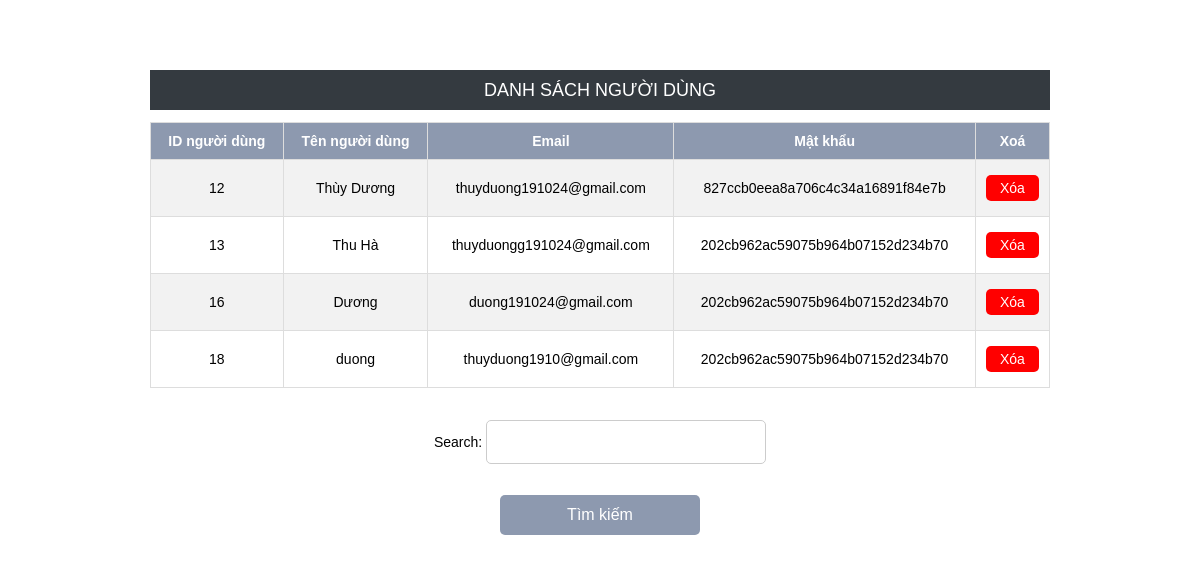
The app's page /admin/ql_ngdung.php with its own data.
### tables this page shows
CREATE TABLE `nguoidung` (
  `id_nguoidung` int(11) NOT NULL,
  `hoten` varchar(255) NOT NULL,
  `email` varchar(255) NOT NULL,
  `matkhau` varchar(255) NOT NULL
);

### admin/ql_ngdung.php (the view, shortened to what this page needs)
<!DOCTYPE html>
<html>
<head>
    <link rel="stylesheet" type="text/css" href="../css/ad.css">
</head>
<body>
    <div class="main-content">
        <?php
        $link = new mysqli('localhost','root','','review') or die ('Ket noi that bai');
        ?>
        <h1>DANH SÁCH NGƯỜI DÙNG</h1>
        <table align="center">
            <tr>
                <th class="th1">ID người dùng</th>
                <th class="th2">Tên người dùng</th>
                <th class="th3">Email</th>
                <th class="th4">Mật khẩu</th>
                <th class="th5">Xoá</th>
            </tr>
            <?php
            $query = "SELECT * FROM NguoiDung";
            $result = mysqli_query($link, $query);
            if(mysqli_num_rows($result) <> 0) {
                while($r = mysqli_fetch_assoc($result)) {
                    $makh = $r['id_nguoidung'];
                    $tenkh = $r['hoten'];
                    $email = $r['email'];
                    $pass = $r['matkhau'];
                    echo "<tr>";
                    echo "<td align='center'>$makh</td>";
                    echo "<td align='center'>$tenkh</td>";
                    echo "<td align='center'>$email</td>";
                    echo "<td align='center'>$pass</td>";
                    echo "<td align='center'><a href='xoa_nguoidung.php?id_nguoidung=$makh' class='delete-btn' onclick='return confirmDelete($makh)'>Xóa</a></td>";
                    echo "</tr>";
                }
            }
            ?>
        </table>
        <br/> <br/>
        <div align="center">
            <form action="ql_ngdung.php" method="get">
                Search: <input type="text" name="search" /> <br> <br>
                <input type="submit" name="OK" value="Tìm kiếm"/>
            </form>
        </div>
    </div>
</body>
</html>

### css/ad.css (style rules this page uses)
body { font-family: arial; padding: 0; margin: 0; font-size: 14px; }
h1 { text-align: center; }
.main-content { margin-left: auto; margin-right: auto; width: 900px; }
.main-content h1 { margin-top: 70px; text-align: center; background: #343a40; color: #fff; font-size: 18px; font-weight: normal; line-height: 40px; padding: 0 10px; }
form { width: 100%; max-width: 400px; margin: 0 auto; text-align: center; }
input[type="text"] { width: 100%; padding: 12px; margin-bottom: 15px; border: 1px solid #ccc; border-radius: 5px; box-sizing: border-box; font-size: 16px; }
input[type="submit"] { background-color: #8d99af; color: white; cursor: pointer; width: 100%; height: 40px; border-radius: 5px; border: none; font-size: 16px; }
table { border-collapse: collapse; width: 95%; max-width: 1000px; margin: 0 auto; }
th, td { border: 1px solid #ddd; padding: 8px; text-align: center; }
th { background-color: #8d99af; color: white; }
tr:nth-child(even) { background-color: #f2f2f2; }
.delete-btn { color: white; background-color: #df0e0e; padding: 5px 10px; border-radius: 5px; text-decoration: none; transition: background-color 0.3s ease; }
input[type="text"] { width: 70%; padding: 12px; margin-bottom: 15px; border: 1px solid #ccc; border-radius: 5px; box-sizing: border-box; font-size: 16px; }
input[type="submit"] { background-color: #8d99af; color: white; cursor: pointer; width: 200px; height: 40px; border-radius: 5px; border: none; }
table { width: 100%; border-collapse: collapse; }
th, td { padding: 10px; text-align: center; }
.approve-btn, .delete-btn { text-decoration: none; padding: 5px 10px; border-radius: 5px; color: white; display: block; margin: 5px 0; }
.delete-btn { background-color: red; }

### records on screen
nguoidung: id_nguoidung "12", hoten "Thùy Dương", email "thuyduong191024@gmail.com", matkhau "827ccb0eea8a706c4c34a16891f84e7b"
nguoidung: id_nguoidung "13", hoten "Thu Hà", email "thuyduongg191024@gmail.com", matkhau "202cb962ac59075b964b07152d234b70"
nguoidung: id_nguoidung "16", hoten "Dương", email "duong191024@gmail.com", matkhau "202cb962ac59075b964b07152d234b70"
nguoidung: id_nguoidung "18", hoten "duong", email "thuyduong1910@gmail.com", matkhau "202cb962ac59075b964b07152d234b70"
